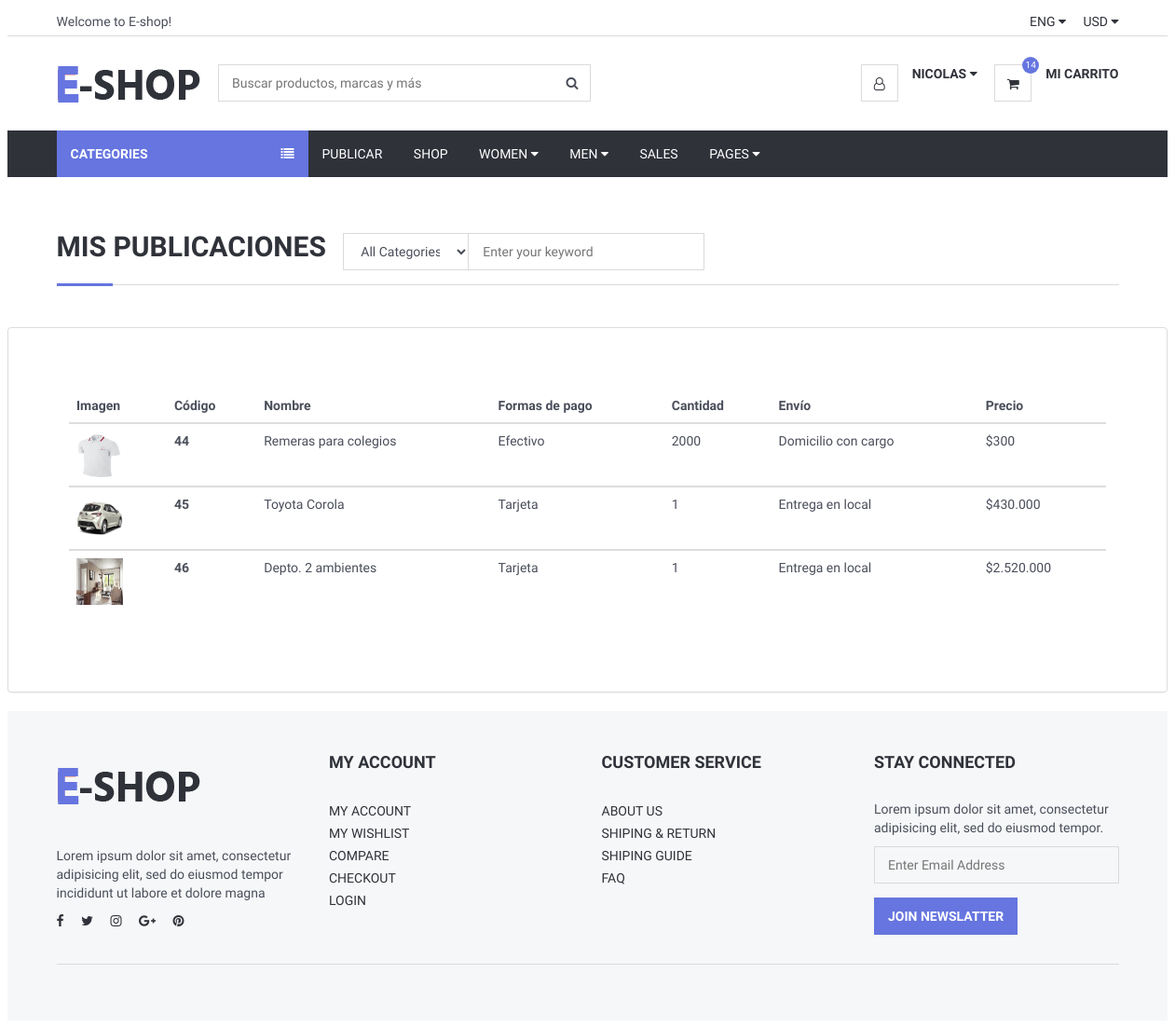
/Views/listarPublicaciones.php (signed in), run on the app's committed database.
### tables this page shows
CREATE TABLE `producto` (
  `id` int(11) NOT NULL,
  `nombre` varchar(200) NOT NULL,
  `estado` varchar(60) NOT NULL,
  `precio` double NOT NULL,
  `formasdepago` varchar(100) NOT NULL,
  `envio` varchar(100) NOT NULL,
  `marca` varchar(70) NOT NULL,
  `stock` int(11) NOT NULL,
  `genero` varchar(60) NOT NULL,
  `categoria` varchar(110) NOT NULL,
  `palabrasClaves` varchar(110) NOT NULL,
  `descripcion` varchar(600) NOT NULL,
  `imgprincipal` varchar(80) NOT NULL,
  `idUsuario` int(11) NOT NULL,
  `latitud`   varchar(120),
  `longitud`   varchar(120)
);

### Views/conexionBD/conexion.php (called while the page is built, shortened)
<?php
class Conexion{
	 private $msq="";
	public function __construct()
	 {
		 $archivoConfig = "config.ini";
		 $confi = parse_ini_file($archivoConfig, true);
		 $this->host = $confi["bd"]["host"];
		 $this->usuario = $confi["bd"]["usuario"];
		 $this->clave=$confi["bd"]["clave"];
		 $this->bd = $confi["bd"]["bd"];
		$this->msq = new mysqli($this->host, $this->usuario, $this->clave, $this->bd);
	 }
	 public function realizarConsulta($consulta){
 if(!$resultado = $this->msq->query($consulta) )
 {
	 echo "Ha ocurrido un error al ejecutar la consulta   ";
 }else{
	 return $resultado;
	   }
 }
}
?>

### Views/listarPublicaciones.php (the view, shortened to what this page needs)
<?php
		require_once("conexionBD/conexion.php");
		$conexion = new Conexion;
 		$consulta="SELECT * FROM producto WHERE idUsuario='$id'";
		$resultado = $conexion->realizarConsulta($consulta);
include_once("header.php");
?>
	<div class="section">
		<div class="container">
			<div class="row">
			<div class="col-md-12">
					<div class="section-title">
						<h2 class="title">Mis publicaciones &nbsp</h2>
						<div class="header-search">
                    <form>
                        <input class="input search-input" type="text" placeholder="Enter your keyword">
                        <select class="input search-categories">
                            <option value="0">All Categories</option>
                        </select>
                    </form>
                </div>
					</div>
				</div>
			</div>
		</div>
	</div>
        <div class="panel panel-default" style="padding: 50px">
            <div class="panel-body" >
                <table  class="table" >
                    <thead>
                    <tr>
                        <th scope="col">Imagen</th>
                        <th scope="col">Código</th>
                        <th scope="col">Nombre</th>
                        <th scope="col">Formas de pago</th>
                        <th scope="col">Cantidad</th>
                        <th scope="col">Envío</th>
                        <th scope="col">Precio</th>
                    </tr>
                    <?php
                    while($f=mysqli_fetch_array($resultado)){
                    ?>
                    </thead>
                    <tbody>
                    <tr>
                        <td  > <div style="height:100%;width:100%;"><img style="height:50px;width:50px;"  src="imgPublicadas/<?php echo $f["imgprincipal"];?>" alt=""> </div></td>
                        <th scope="row"><?php echo $f['id'];?></th>
                        <td><div><?php echo $f['nombre'];?></div></td>
                        <td><?php echo $f['formasdepago'];?></td>
                        <td><?php echo $f['stock'];?></td>
                        <td><?php echo $f['envio'];?></td>
                        <td><?php echo "$".number_format($f['precio'],0,'.','.');?></td>
				   </tbody>
<?php
                    }
                    ?>
                </table>
            </div>
        </div>
<?php require_once("footer.php")?>

### Views/css/style.css (style rules this page uses)
body { font-family: 'Hind', sans-serif; color: #4A4E5A; overflow-x: hidden; }
h1, h2, h3, h4, h5, h6 { color: #30323A; margin: 0 0 10px; font-weight: 700; }
.input { width: 100%; height: 40px; padding: 0px 15px; border: none; background-color: transparent; -webkit-box-shadow: 0px 0px 0px 1px #DADADA inset, 0px 0px 0px 5px transparent; box-shadow: 0px 0px 0px 1px #DADADA inset, 0px 0px 0px 5px transparent; -webkit-transition: 0.3s all; transition: 0.3s all; }
.section { padding-top: 30px; padding-bottom: 30px; }
.section-title { position: relative; margin-bottom: 15px; margin-top: 15px; border-bottom: 1px solid #DADADA; }
.section-title .title { display: inline-block; text-transform: uppercase; }
.section-title:after { content: ""; position: absolute; left: 0; bottom: -1.5px; height: 3px; width: 60px; background-color: #6675df; }
.header-search { display: inline-block; padding: 15px 0px; max-width: 400px; }
.header-search>form { position: relative; }
.header-search>form .search-input { padding-left: 150px; padding-right: 45px; }
.header-search>form .search-categories { position: absolute; left: 0px; top: 0px; width: 135px; }

### data on the page
producto: imgprincipal (picture), id "44", nombre "Remeras para colegios", formasdepago "Efectivo", stock "2000", envio "Domicilio con cargo", precio "300"
producto: imgprincipal (picture), id "45", nombre "Toyota Corola", formasdepago "Tarjeta", stock "1", envio "Entrega en local", precio "430.000"
producto: imgprincipal (picture), id "46", nombre "Depto. 2 ambientes", formasdepago "Tarjeta", stock "1", envio "Entrega en local", precio "2.520.000"

### other printed values
$nombre "NICOLAS"
$count[0] "14"
